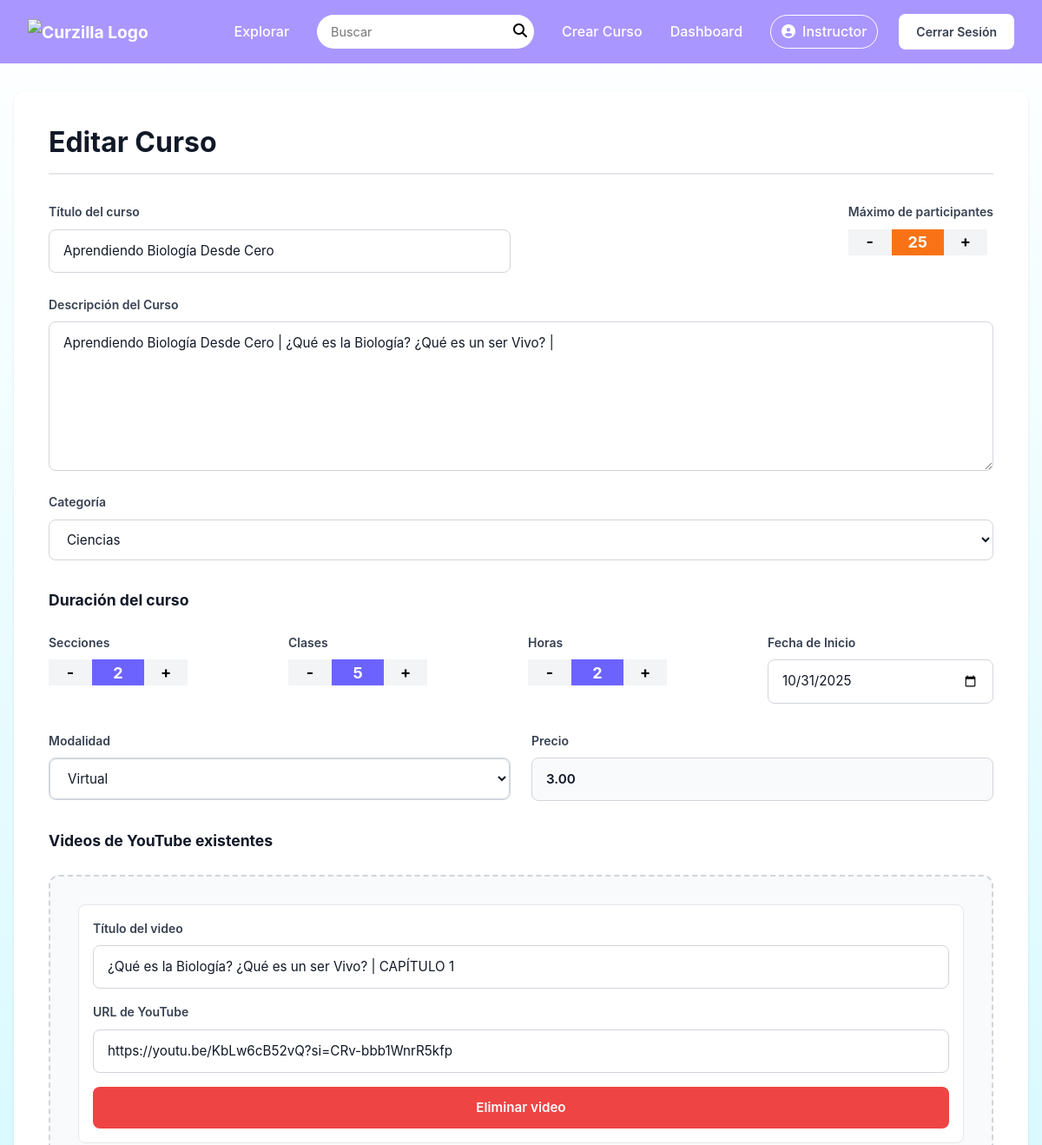
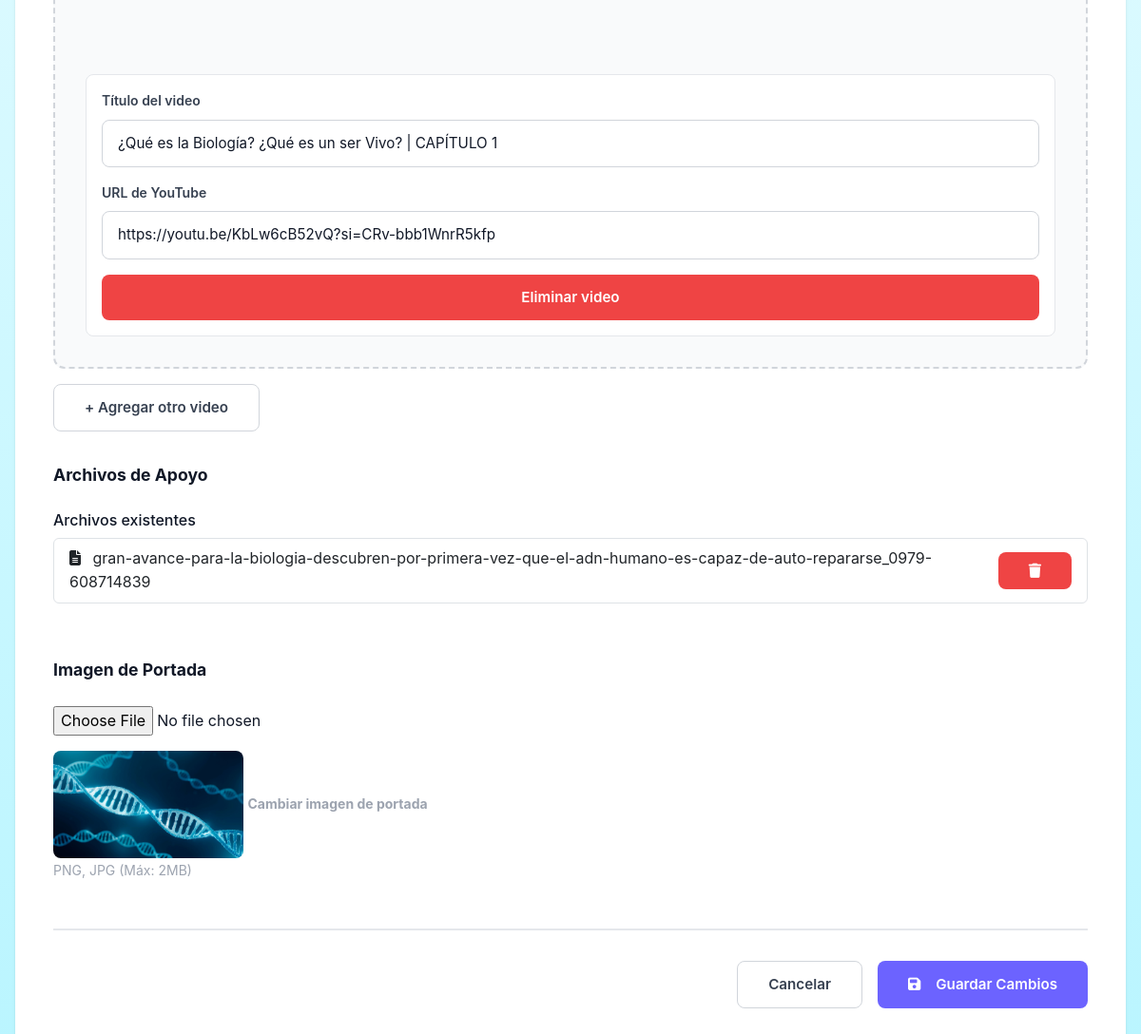
The page /views/courses/editarCurso.php?id=17 (signed in) on the database its author committed (2 pictures, top to bottom).
### tables this page shows
CREATE TABLE `cursos` (
  `id_curso` int(11) NOT NULL,
  `id_instructor` int(11) NOT NULL,
  `titulo` varchar(150) NOT NULL,
  `slug` varchar(170) NOT NULL,
  `portada` varchar(255) DEFAULT NULL,
  `descripcion` text NOT NULL,
  `duracion` varchar(50) DEFAULT NULL,
  `modalidad` enum('PRESENCIAL','VIRTUAL','HIBRIDA') NOT NULL DEFAULT 'VIRTUAL',
  `precio` decimal(10,2) NOT NULL DEFAULT 0.00,
  `fecha_inicio` date DEFAULT NULL,
  `cupos` int(11) NOT NULL DEFAULT 0,
  `estado` enum('BORRADOR','PENDIENTE','PUBLICADO','ARCHIVADO') NOT NULL DEFAULT 'BORRADOR',
  `creado_en` datetime NOT NULL DEFAULT current_timestamp(),
  `actualizado_en` datetime NOT NULL DEFAULT current_timestamp(),
  `id_categoria` int(11) DEFAULT NULL
);

CREATE TABLE `categorias` (
  `id_categoria` int(11) NOT NULL,
  `nombre` varchar(80) NOT NULL,
  `slug` varchar(100) NOT NULL
);

CREATE TABLE `materiales` (
  `id_material` int(11) NOT NULL,
  `id_curso` int(11) NOT NULL,
  `id_usuario` int(11) NOT NULL,
  `titulo` varchar(150) NOT NULL,
  `ruta_archivo` varchar(255) NOT NULL,
  `creado_en` datetime NOT NULL DEFAULT current_timestamp()
);

### models/Curso.php (called while the page is built, shortened)
<?php
class Curso {
    private $pdo;
    public function __construct($pdo) {
        $this->pdo = $pdo;
    }
    public function obtenerPorId($idCurso) {
        $sql = "SELECT * FROM cursos WHERE id_curso = :id_curso";
        $stmt = $this->pdo->prepare($sql);
        $stmt->execute([':id_curso' => $idCurso]);
        return $stmt->fetch(PDO::FETCH_ASSOC);
    }
}
?>

### models/Categoria.php (called while the page is built, shortened)
<?php
class Categoria {
    private $pdo;
    public function __construct($pdo) {
        $this->pdo = $pdo;
    }
    public function obtenerTodas() {
        $sql = "SELECT * FROM categorias ORDER BY nombre ASC";
        $stmt = $this->pdo->query($sql);
        return $stmt->fetchAll(PDO::FETCH_ASSOC);
    }
}

### models/Material.php (called while the page is built, shortened)
<?php
class Material {
    private $pdo;
    public function __construct($pdo) {
        $this->pdo = $pdo;
    }
    public function obtenerPorCurso($idCurso) {
        $sql = "SELECT m.*, u.nombre_completo as subido_por
                FROM materiales m
                INNER JOIN usuarios u ON m.id_usuario = u.id_usuario
                WHERE m.id_curso = :id_curso
                ORDER BY m.creado_en ASC";
        $stmt = $this->pdo->prepare($sql);
        $stmt->execute([':id_curso' => $idCurso]);
        return $stmt->fetchAll(PDO::FETCH_ASSOC);
    }
    public function obtenerPorTipo($idCurso, $tipo = 'video') {
        $sql = "SELECT m.*, u.nombre_completo as subido_por
                FROM materiales m
                INNER JOIN usuarios u ON m.id_usuario = u.id_usuario
                WHERE m.id_curso = :id_curso";
        if ($tipo === 'video') {
            $sql .= " AND (m.ruta_archivo LIKE '%youtube.com%' OR m.ruta_archivo LIKE '%youtu.be%')";
        } else {
            $sql .= " AND m.ruta_archivo NOT LIKE '%youtube.com%' AND m.ruta_archivo NOT LIKE '%youtu.be%'";
        }
        $sql .= " ORDER BY m.creado_en ASC";
        $stmt = $this->pdo->prepare($sql);
        $stmt->execute([':id_curso' => $idCurso]);
        return $stmt->fetchAll(PDO::FETCH_ASSOC);
    }
}

### views/courses/editarCurso.php (the view, shortened to what this page needs)
<?php
require_once __DIR__ . '/../../config/database.php';
require_once __DIR__ . '/../../models/Categoria.php';
require_once __DIR__ . '/../../models/Curso.php';
require_once __DIR__ . '/../../models/Material.php';
$pdo = Database::getInstance();
$categoriaModel = new Categoria($pdo);
$cursoModel = new Curso($pdo);
$materialModel = new Material($pdo);
$categorias = $categoriaModel->obtenerTodas();
$curso = $cursoModel->obtenerPorId($_GET['id']);
$materiales = $materialModel->obtenerPorCurso($_GET['id']);
$videos = $materialModel->obtenerPorTipo($_GET['id'], 'video');
$archivos = $materialModel->obtenerPorTipo($_GET['id'], 'archivo');
$duracion_parts = [
    'secciones' => 0,
    'clases' => 0,
    'horas' => 0,
];
if (!empty($curso['duracion'])) {
    preg_match('/(\d+)\s*secci(o|ó)n(es)?/', $curso['duracion'], $matches_secciones);
    preg_match('/(\d+)\s*clase(s)?/', $curso['duracion'], $matches_clases);
    preg_match('/(\d+)\s*hora(s)?/', $curso['duracion'], $matches_horas);
    $duracion_parts['secciones'] = isset($matches_secciones[1]) ? (int)$matches_secciones[1] : 0;
    $duracion_parts['clases'] = isset($matches_clases[1]) ? (int)$matches_clases[1] : 0;
    $duracion_parts['horas'] = isset($matches_horas[1]) ? (int)$matches_horas[1] : 0;
}
?>
<main class="curzilla-main-content">
    <section class="curzilla-container">
        <h1 class="curzilla-page-title">Editar Curso</h1>
        <form class="curzilla-course-form" method="POST" action="/portal_cursos/controllers/CursoController.php?action=actualizar" enctype="multipart/form-data" id="form-editar-curso">
            <fieldset>
                <div class="curzilla-form-row">
                    <div class="curzilla-form-group">
                        <label for="course-title">Título del curso</label>
                        <input type="text" id="course-title" name="titulo" class="curzilla-form-input" required value="<?= htmlspecialchars($curso['titulo']) ?>">
                    </div>
                    <div class="curzilla-form-group" id="participants-group">
                        <label for="max-participants">Máximo de participantes</label>
                        <div class="curzilla-counter-input">
                            <button type="button" class="curzilla-counter-btn" data-action="decrease" data-target="max-participants">-</button>
                            <input type="number" id="max-participants" name="cupos" value="<?= htmlspecialchars($curso['cupos']) ?>" min="0" class="curzilla-counter-value" required>
                            <button type="button" class="curzilla-counter-btn" data-action="increase" data-target="max-participants">+</button>
                        </div>
                    </div>
                </div>
                <br>
                <div class="curzilla-form-group">
                    <label for="course-description">Descripción del Curso</label>
                    <textarea id="course-description" name="descripcion" class="curzilla-form-textarea" rows="6" required><?= htmlspecialchars($curso['descripcion']) ?></textarea>
                </div>
                <br>
                <div class="curzilla-form-group">
                    <label for="categorias">Categoría</label>
                    <select id="categorias" name="categorias[]" class="curzilla-form-select" required>
                        <?php foreach ($categorias as $categoria): ?>
                            <option value="<?= $categoria['id_categoria'] ?>" <?= ($curso['id_categoria'] == $categoria['id_categoria']) ? 'selected' : '' ?>>
                                <?= htmlspecialchars($categoria['nombre']) ?>
                            </option>
                        <?php endforeach; ?>
                    </select>
                </div>
            </fieldset>
            <fieldset class="curzilla-duration-section">
                <legend class="curzilla-section-title">
                    Duración del curso
                </legend>
                <div class="curzilla-duration-controls">
                    <div class="curzilla-form-group">
                        <label for="sections">Secciones</label>
                        <div class="curzilla-counter-input">
                            <button type="button" class="curzilla-counter-btn" data-action="decrease" data-target="sections">-</button>
                            <input type="number" id="sections" name="secciones" value="<?= htmlspecialchars($duracion_parts['secciones']) ?>" min="0" class="curzilla-counter-value curzilla-purple">
                            <button type="button" class="curzilla-counter-btn" data-action="increase" data-target="sections">+</button>
                        </div>
                    </div>
                    <div class="curzilla-form-group">
                        <label for="classes">Clases</label>
                        <div class="curzilla-counter-input">
                            <button type="button" class="curzilla-counter-btn" data-action="decrease" data-target="classes">-</button>
                            <input type="number" id="classes" name="clases" value="<?= htmlspecialchars($duracion_parts['clases']) ?>" min="0" class="curzilla-counter-value curzilla-purple">
                            <button type="button" class="curzilla-counter-btn" data-action="increase" data-target="classes">+</button>
                        </div>
                    </div>
                    <div class="curzilla-form-group">
                        <label for="hours">Horas</label>
                        <div class="curzilla-counter-input">
                            <button type="button" class="curzilla-counter-btn" data-action="decrease" data-target="hours">-</button>
                            <input type="number" id="hours" name="horas" value="<?= htmlspecialchars($duracion_parts['horas']) ?>" min="0" class="curzilla-counter-value curzilla-purple">
                            <button type="button" class="curzilla-counter-btn" data-action="increase" data-target="hours">+</button>
                        </div>
                    </div>
                    <div class="curzilla-form-group">
                        <label for="fecha-inicio">Fecha de Inicio</label>
                        <input type="date" id="fecha-inicio" name="fecha_inicio" class="curzilla-form-input" value="<?= htmlspecialchars($curso['fecha_inicio']) ?>">
                    </div>
                </div>
            </fieldset>
            <fieldset>
                <div class="curzilla-form-row">
                    <div class="curzilla-form-group">
                        <label for="modality">Modalidad</label>
                        <div class="curzilla-select-container">
                            <select id="modality" name="modalidad" class="curzilla-form-select" required>
                                <option value="VIRTUAL" <?= ($curso['modalidad'] == 'VIRTUAL') ? 'selected' : '' ?>>Virtual</option>
                            </select>
                        </div>
                    </div>
                    <div class="curzilla-form-group">
                        <label for="price">Precio</label>
                        <input type="number" id="price" name="precio" placeholder="0.00" step="0.01" min="0" class="curzilla-form-input curzilla-price-input" required value="<?= htmlspecialchars($curso['precio']) ?>">
                    </div>
                </div>
            </fieldset>
            <fieldset>
                <legend class="curzilla-section-title">Videos de YouTube existentes</legend>
                <div id="videos-container" class="curzilla-upload-section">
                    <?php foreach ($videos as $index => $video): ?>
                    <div class="video-item">
                        <div class="curzilla-form-group">
                            <label>Título del video</label>
                            <input type="text" name="videos[<?= $index ?>][titulo]" class="curzilla-form-input" value="<?= htmlspecialchars($video['titulo']) ?>">
                        </div>
                        <div class="curzilla-form-group">
                            <label>URL de YouTube</label>
                            <input type="url" name="videos[<?= $index ?>][url]" class="curzilla-form-input" value="<?= htmlspecialchars($video['ruta_archivo']) ?>">
                        </div>
                        <button type="button" class="curzilla-btn curzilla-btn-danger btn-remove-video">Eliminar video</button>
                    </div>
                    <?php endforeach; ?>
                </div>
                <button type="button" class="curzilla-btn curzilla-btn-secondary" id="btn-add-video">+ Agregar otro video</button>
            </fieldset>
            <fieldset>
                <legend class="curzilla-section-title">Archivos de Apoyo</legend>
                <div class="curzilla-material-list mb-4">
                    <h6 class="curzilla-subsection-title">Archivos existentes</h6>
                    <?php if (empty($archivos)): ?>
                        <p class="text-muted">No hay archivos de apoyo para este curso.</p>
                    <?php else: ?>
                        <ul id="archivos-existentes" class="list-group">
                            <?php foreach ($archivos as $material): ?>
                            <li class="list-group-item d-flex justify-content-between align-items-center archivo-existente">
                                <div>
                                    <i class="fa-solid fa-file-alt me-2"></i>
                                    <?= htmlspecialchars($material['titulo']) ?>
                                </div>
                                <button type="button" class="curzilla-btn curzilla-btn-danger btn-sm btn-remove-material" data-id="<?= htmlspecialchars($material['id_material']) ?>">
                                    <i class="fa-solid fa-trash"></i>
                                </button>
                            </li>
                            <?php endforeach; ?>
                        </ul>
                    <?php endif; ?>
                </div>
            </fieldset>
            <fieldset>
                <legend class="curzilla-section-title">Imagen de Portada</legend>
                <div class="curzilla-upload-area">
                    <input type="file" id="portada" name="portada" accept=".png,.jpg,.jpeg" class="curzilla-file-input">
                    <label for="portada" class="curzilla-upload-label">
                        <?php if (!empty($curso['portada'])): ?>
                            <img src="<?= htmlspecialchars($curso['portada']) ?>" alt="Portada actual" class="curzilla-image-preview" id="preview-portada-img" style="max-width: 200px; max-height: 120px; object-fit: cover; border-radius: 8px;">
                        <?php else: ?>
                            <i class="fa-solid fa-image curzilla-upload-icon"></i>
                        <?php endif; ?>
                        <span class="curzilla-upload-text"><strong>Cambiar imagen de portada</strong><br>PNG, JPG (Máx: 2MB)</span>
                    </label>
                </div>
            </fieldset>
            <footer class="curzilla-form-actions">
                <a href="/portal_cursos/public/instructor_router.php?action=dashboard" class="curzilla-btn curzilla-btn-secondary">Cancelar</a>
                <button type="submit" class="curzilla-btn curzilla-btn-primary">
                    <i class="fa-solid fa-save me-2"></i>Guardar Cambios
                </button>
            </footer>
        </form>
    </section>
</main>
<?php
include __DIR__ . '/../layouts/layout.php';
?>

### public/assets/css/styles.css (style rules this page uses)
* { margin: 0; padding: 0; box-sizing: border-box; }
a { text-decoration: none; color: inherit; }
body { font-family: -apple-system, BlinkMacSystemFont, 'Segoe UI', Roboto, sans-serif; background: linear-gradient(180deg, #ffffff 0%, #b9f5ff 100%); min-height: 100vh; color: #1f2937; }
.curzilla-container { max-width: 1200px; margin: 0 auto; padding: 0 2rem; }

### rows shown on the page
cursos: titulo "Aprendiendo Biología Desde Cero", cupos "25", descripcion "Aprendiendo Biología Desde Cero | ¿Qué es la Biología? ¿Qué es un ser Vivo? |", id_categoria.nombre "Ciencias", fecha_inicio "10/31/2025", modalidad "Virtual", precio "3.00", portada (picture)
materiales: titulo "¿Qué es la Biología? ¿Qué es un ser Vivo? | CAPÍTULO 1", ruta_archivo "https://youtu.be/KbLw6cB52vQ?si=CRv-bbb1WnrR5kfp"
materiales: titulo "¿Qué es la Biología? ¿Qué es un ser Vivo? | CAPÍTULO 1", ruta_archivo "https://youtu.be/KbLw6cB52vQ?si=CRv-bbb1WnrR5kfp"
materiales: titulo "gran-avance-para-la-biologia-descubren-por-primera-vez-que-el-adn-humano-es-capaz-de-auto-repararse_0979-608714839"

### other values the page prints
$_SESSION['user_nombre'] "Instructor"
